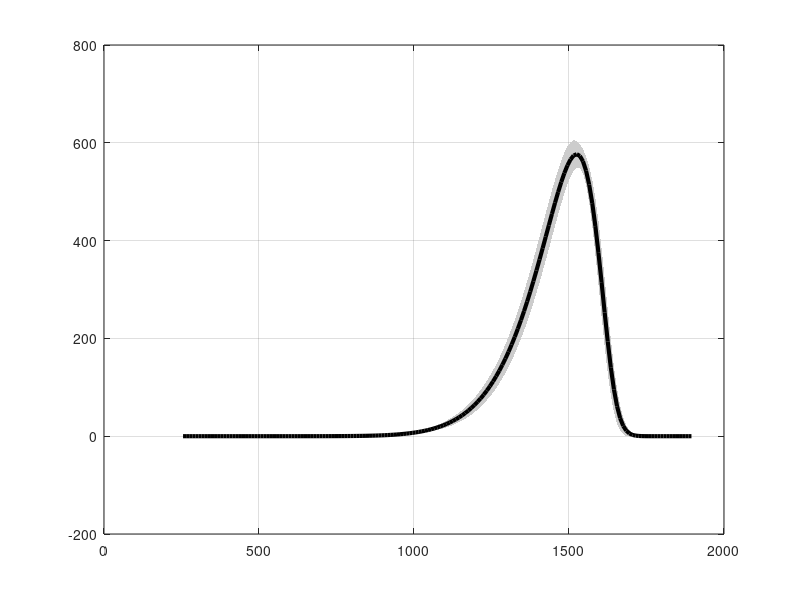

Reproduce this figure in MATLAB. (Note: this script raises an error after producing the figure.)
clear all
clc

workdir = '/home/debolina/DNS/Methane_DNS/TemperatureAverage';
cd(workdir)

load('TempBinCH4.mat')
load('TempStdDevCH4.mat')


rxn_no=[10 32 33 86 98 176];
Ka = [1 4 36];
colors = char('b','g','r','y','c','m');
Reactions = char('$O+CH_3{\rightarrow}CH_2O+H$','$O_2+CH_2O{\rightarrow}HO_2+HCO$','$H+O_2(+M){\rightarrow}HO_2(+M)$','$HO_2+OH{\rightarrow}H_2O+O_2$','$CO+OH{\rightarrow}CO_2+H$','$O+CH_3{\rightarrow}CO+H+H_2$');
for jj = 6: 1 : 6%length(rxn_no)
    jj
    for kk = 1 : 2 : 3
        figure(kk)
x = BinTemp(:,kk);
curve1 = BinRR(:,rxn_no(jj),kk) + StdDevRR(:,rxn_no(jj),kk);
curve2 = BinRR(:,rxn_no(jj),kk) - StdDevRR(:,rxn_no(jj),kk);
% Plot it.
plot(x, curve1, 'k', 'LineWidth', 0.005,'LineStyle','none');
hold on;
plot(x, curve2, 'k', 'LineWidth', 0.005,'LineStyle','none');
% For column vectors, use flipud(), for row vectors use fliplr().
x2 = [x; flipud(x)]; % Use ; instead of ,
inBetween = [curve1; flipud(curve2)]; % Use ; instead of ,
str = char(Reactions(jj,:));
fill(x2, inBetween, [0.800000011920929 0.800000011920929 0.800000011920929],'LineStyle','none');
grid on;
    
plot(x,BinRR(:,rxn_no(jj),kk),'-k','LineWidth',3)
load('/home/debolina/Cantera_Diffusivity/cantera/interfaces/cython/cantera/examples/onedim/CH4/CH4_0.mat')
plot(Temp,RXN_Rate(:,rxn_no(jj))*10^6,'--k','LineWidth',3)
clear Temp AxialVel dist RXN_Rate HR hdot_total MW X Y 
load('/home/debolina/Cantera_Diffusivity/cantera/interfaces/cython/cantera/examples/onedim/CH4/CH4_0m.mat')
plot(Temp,RXN_Rate(:,rxn_no(jj))*10^6,':k','LineWidth',3)
clear Temp AxialVel dist RXN_Rate HR hdot_total MW X Y 
xlabel('$Temperature(K)$','Interpreter','latex')
ylabel('$RR(1/m^3-s)$','Interpreter','latex')
set(gca,'FontSize',24)
title(str,'Interpreter','latex')
figure1 = figure(kk);
annotation(figure1,'textbox',...
    [0.167504381694255 0.792452830188679 0.119740019474197 0.0754716981132075],...
    'String',{['$Ka=' num2str(Ka(kk)) '$']},...
    'Interpreter','latex',...
    'FontSize',18,...
    'FitBoxToText','off',...
    'EdgeColor',[1 1 1]);
    end
end